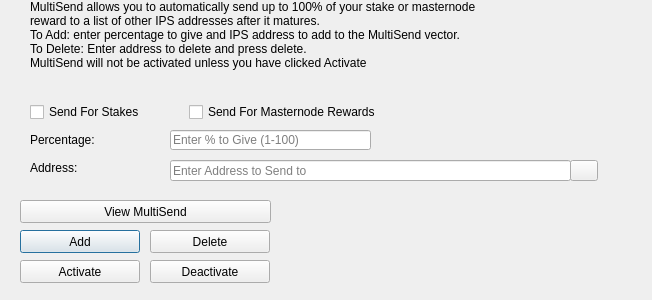
<?xml version="1.0" encoding="UTF-8"?>
<ui version="4.0">
 <class>MultiSendDialog</class>
 <widget class="QDialog" name="MultiSendDialog">
  <property name="windowModality">
   <enum>Qt::NonModal</enum>
  </property>
  <property name="geometry">
   <rect>
    <x>0</x>
    <y>0</y>
    <width>652</width>
    <height>300</height>
   </rect>
  </property>
  <property name="windowTitle">
   <string>MultiSend</string>
  </property>
  <widget class="QLineEdit" name="multiSendPercentEdit">
   <property name="geometry">
    <rect>
     <x>170</x>
     <y>130</y>
     <width>201</width>
     <height>20</height>
    </rect>
   </property>
   <property name="toolTip">
    <string>Enter whole numbers 1 - 100</string>
   </property>
   <property name="placeholderText">
    <string>Enter % to Give (1-100)</string>
   </property>
  </widget>
  <widget class="QLineEdit" name="multiSendAddressEdit">
   <property name="geometry">
    <rect>
     <x>170</x>
     <y>160</y>
     <width>401</width>
     <height>21</height>
    </rect>
   </property>
   <property name="toolTip">
    <string/>
   </property>
   <property name="placeholderText">
    <string>Enter Address to Send to</string>
   </property>
  </widget>
  <widget class="QLabel" name="label_2">
   <property name="geometry">
    <rect>
     <x>30</x>
     <y>0</y>
     <width>451</width>
     <height>121</height>
    </rect>
   </property>
   <property name="lineWidth">
    <number>1</number>
   </property>
   <property name="text">
    <string>MultiSend allows you to automatically send up to 100% of your stake or masternode reward to a list of other IPS addresses after it matures.
To Add: enter percentage to give and IPS address to add to the MultiSend vector.
To Delete: Enter address to delete and press delete.
MultiSend will not be activated unless you have clicked Activate</string>
   </property>
   <property name="alignment">
    <set>Qt::AlignLeading|Qt::AlignLeft|Qt::AlignTop</set>
   </property>
   <property name="wordWrap">
    <bool>true</bool>
   </property>
  </widget>
  <widget class="QLabel" name="message">
   <property name="geometry">
    <rect>
     <x>290</x>
     <y>200</y>
     <width>351</width>
     <height>91</height>
    </rect>
   </property>
   <property name="text">
    <string/>
   </property>
  </widget>
  <widget class="QPushButton" name="addButton">
   <property name="geometry">
    <rect>
     <x>20</x>
     <y>230</y>
     <width>120</width>
     <height>23</height>
    </rect>
   </property>
   <property name="toolTip">
    <string/>
   </property>
   <property name="statusTip">
    <string>Add to MultiSend Vector</string>
   </property>
   <property name="text">
    <string>Add</string>
   </property>
  </widget>
  <widget class="QPushButton" name="disableButton">
   <property name="geometry">
    <rect>
     <x>150</x>
     <y>260</y>
     <width>120</width>
     <height>23</height>
    </rect>
   </property>
   <property name="statusTip">
    <string>Deactivate MultiSend</string>
   </property>
   <property name="text">
    <string>Deactivate</string>
   </property>
  </widget>
  <widget class="QPushButton" name="addressBookButton">
   <property name="geometry">
    <rect>
     <x>570</x>
     <y>160</y>
     <width>28</width>
     <height>21</height>
    </rect>
   </property>
   <property name="toolTip">
    <string>Choose an address from the address book</string>
   </property>
   <property name="text">
    <string/>
   </property>
   <property name="icon">
    <iconset resource="../ips.qrc">
     <normaloff>:/icons/address-book</normaloff>:/icons/address-book</iconset>
   </property>
   <property name="shortcut">
    <string>Alt+A</string>
   </property>
   <property name="autoDefault">
    <bool>false</bool>
   </property>
  </widget>
  <widget class="QLabel" name="label">
   <property name="geometry">
    <rect>
     <x>30</x>
     <y>130</y>
     <width>121</width>
     <height>20</height>
    </rect>
   </property>
   <property name="toolTip">
    <string>Percentage of stake to send</string>
   </property>
   <property name="text">
    <string>Percentage:</string>
   </property>
  </widget>
  <widget class="QLabel" name="label_5">
   <property name="geometry">
    <rect>
     <x>30</x>
     <y>160</y>
     <width>111</width>
     <height>16</height>
    </rect>
   </property>
   <property name="toolTip">
    <string>Address to send portion of stake to</string>
   </property>
   <property name="text">
    <string>Address:</string>
   </property>
  </widget>
  <widget class="QPushButton" name="deleteButton">
   <property name="geometry">
    <rect>
     <x>150</x>
     <y>230</y>
     <width>120</width>
     <height>23</height>
    </rect>
   </property>
   <property name="toolTip">
    <string/>
   </property>
   <property name="statusTip">
    <string>Delete Address From MultiSend Vector</string>
   </property>
   <property name="text">
    <string>Delete</string>
   </property>
  </widget>
  <widget class="QPushButton" name="activateButton">
   <property name="geometry">
    <rect>
     <x>20</x>
     <y>260</y>
     <width>120</width>
     <height>23</height>
    </rect>
   </property>
   <property name="statusTip">
    <string>Activate MultiSend</string>
   </property>
   <property name="text">
    <string>Activate</string>
   </property>
  </widget>
  <widget class="QPushButton" name="viewButton">
   <property name="geometry">
    <rect>
     <x>20</x>
     <y>200</y>
     <width>251</width>
     <height>23</height>
    </rect>
   </property>
   <property name="toolTip">
    <string/>
   </property>
   <property name="statusTip">
    <string>View MultiSend Vector</string>
   </property>
   <property name="text">
    <string>View MultiSend</string>
   </property>
  </widget>
  <widget class="QWidget" name="horizontalLayoutWidget">
   <property name="geometry">
    <rect>
     <x>30</x>
     <y>100</y>
     <width>351</width>
     <height>24</height>
    </rect>
   </property>
   <layout class="QHBoxLayout" name="horizontalLayout">
    <item>
     <widget class="QCheckBox" name="multiSendStakeCheckBox">
      <property name="text">
       <string>Send For Stakes</string>
      </property>
     </widget>
    </item>
    <item>
     <widget class="QCheckBox" name="multiSendMasternodeCheckBox">
      <property name="text">
       <string>Send For Masternode Rewards</string>
      </property>
     </widget>
    </item>
   </layout>
  </widget>
 </widget>
 <resources>
  <include location="../ips.qrc"/>
 </resources>
 <connections/>
</ui>
